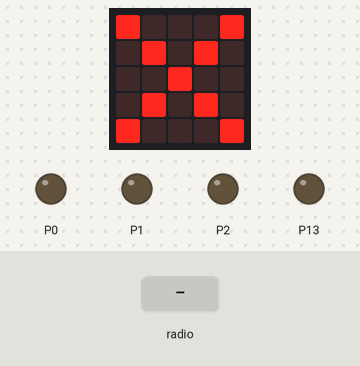
This program was run on a simulated BBC micro:bit (MakeCode). Shown: the board's 5×5 LED display, output pins drawn as LEDs (lit = HIGH). Inputs (shaded band) come from the test bench.

Above: at 1.8 s.
1.9 s: radio message "1" arrives
At 3.1 s:
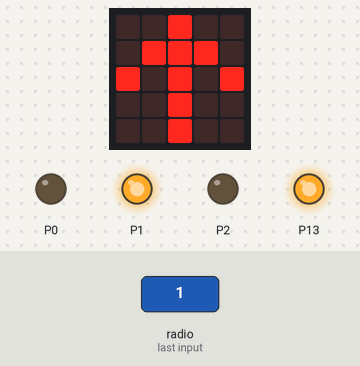
3.7 s: radio message "0" arrives
At 4.9 s:
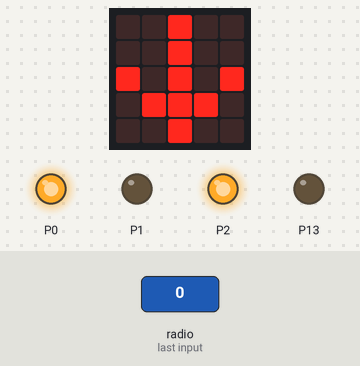
5.4 s: radio message "5" arrives
At 6.6 s:
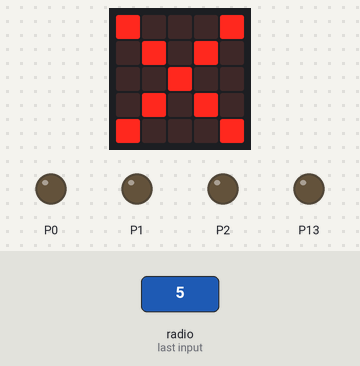
Timing chart, 0 to 8.4 s (numbered marks = the images above; inputs shaded):
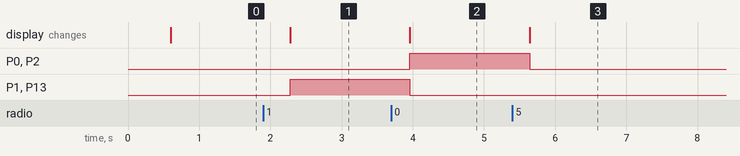

The program:

main.ts
```typescript
radio.onReceivedNumber(function (receivedNumber) {
    dato = receivedNumber
})
let dato = 0
dato = 4
radio.setGroup(3)
basic.showIcon(IconNames.Happy)
basic.forever(function () {
    if (dato == 0) {
        pins.digitalWritePin(DigitalPin.P0, 1)
        pins.digitalWritePin(DigitalPin.P1, 0)
        pins.digitalWritePin(DigitalPin.P2, 1)
        pins.digitalWritePin(DigitalPin.P13, 0)
        basic.showLeds(`
            . . # . .
            . . # . .
            # . # . #
            . # # # .
            . . # . .
            `)
    } else if (dato == 1) {
        pins.digitalWritePin(DigitalPin.P0, 0)
        pins.digitalWritePin(DigitalPin.P1, 1)
        pins.digitalWritePin(DigitalPin.P2, 0)
        pins.digitalWritePin(DigitalPin.P13, 1)
        basic.showLeds(`
            . . # . .
            . # # # .
            # . # . #
            . . # . .
            . . # . .
            `)
    } else if (dato == 2) {
        pins.digitalWritePin(DigitalPin.P0, 0)
        pins.digitalWritePin(DigitalPin.P1, 0)
        pins.digitalWritePin(DigitalPin.P2, 1)
        pins.digitalWritePin(DigitalPin.P13, 0)
        basic.showLeds(`
            . . # . .
            . # . . .
            # # # # #
            . # . . .
            . . # . .
            `)
    } else if (dato == 3) {
        pins.digitalWritePin(DigitalPin.P0, 1)
        pins.digitalWritePin(DigitalPin.P1, 0)
        pins.digitalWritePin(DigitalPin.P2, 0)
        pins.digitalWritePin(DigitalPin.P13, 0)
        basic.showLeds(`
            . . # . .
            . . . # .
            # # # # #
            . . . # .
            . . # . .
            `)
    } else {
        pins.digitalWritePin(DigitalPin.P0, 0)
        pins.digitalWritePin(DigitalPin.P1, 0)
        pins.digitalWritePin(DigitalPin.P2, 0)
        pins.digitalWritePin(DigitalPin.P13, 0)
        basic.showLeds(`
            # . . . #
            . # . # .
            . . # . .
            . # . # .
            # . . . #
            `)
    }
})
```

test.ts
```typescript
// aquí va el archivo "tests"; esto no se compilará cuando este paquete se utilice como una extensión.
```

Measured:
- after the input at 1.9 s, P1, P13: LOW → HIGH after 0.38 s; the display: changes after 0.38 s (image 1)
- after the input at 3.7 s, P0, P2: LOW → HIGH after 0.26 s; P1, P13: HIGH → LOW after 0.26 s; the display: changes after 0.26 s (image 2)
- after the input at 5.4 s, P0, P2: HIGH → LOW after 0.24 s; the display: changes after 0.24 s (image 3)
